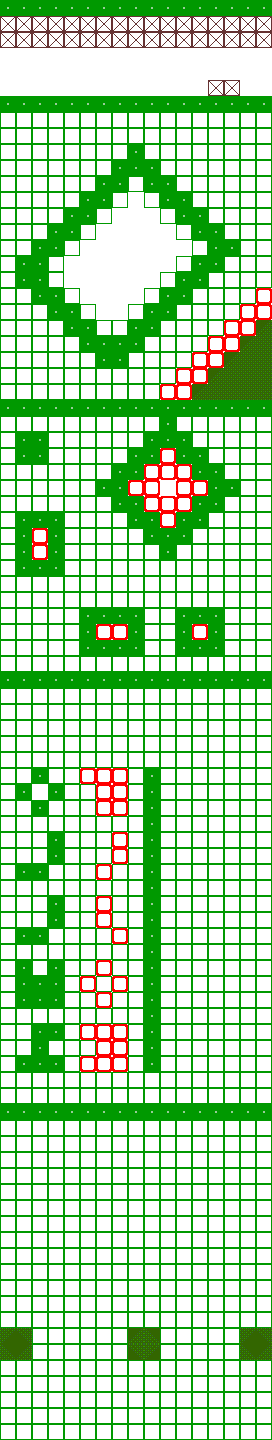

Tiled map render using the project's own tile images. Description and the whole map definition, tile-layer contents included, below:
An orthogonal 17x90 tile map with 16x16 px tiles, 1 tile layer (Tile Layer 1).

<map version="1.10" tiledversion="1.11.2" orientation="orthogonal" renderorder="right-down" width="17" height="90" tilewidth="16" tileheight="16" infinite="0" nextlayerid="2" nextobjectid="1">
 <editorsettings>
  <export target="map.tmj" format="json" />
 </editorsettings>
 <tileset firstgid="1" source="tiles.tsx" />
 <layer id="1" name="Tile Layer 1" width="17" height="90">
  <data encoding="csv">
3,3,3,3,3,3,3,3,3,3,3,3,3,3,3,3,3,
4,4,4,4,4,4,4,4,4,4,4,4,4,4,4,4,4,
4,4,4,4,4,4,4,4,4,4,4,4,4,4,4,4,4,
1,1,1,1,1,1,1,1,1,1,1,1,1,1,1,1,1,
1,1,1,1,1,1,1,1,1,1,1,1,1,1,1,1,1,
1,1,1,1,1,1,1,1,1,1,1,1,1,4,4,1,1,
3,3,3,3,3,3,3,3,3,3,3,3,3,3,3,3,3,
2,2,2,2,2,2,2,2,2,2,2,2,2,2,2,2,2,
2,2,2,2,2,2,2,2,2,2,2,2,2,2,2,2,2,
2,2,2,2,2,2,2,2,3,2,2,2,2,2,2,2,2,
2,2,2,2,2,2,2,3,3,3,2,2,2,2,2,2,2,
2,2,2,2,2,2,3,3,2,3,3,2,2,2,2,2,2,
2,2,2,2,2,3,3,2,8,2,3,3,2,2,2,2,2,
2,2,2,2,3,3,2,8,1,8,2,3,3,2,2,2,2,
2,2,2,3,3,2,8,1,1,1,8,2,3,3,2,2,2,
2,2,3,3,2,8,1,1,1,1,1,8,2,3,3,2,2,
2,3,3,2,8,1,1,1,1,1,8,2,3,3,2,2,2,
2,3,3,2,8,1,1,1,1,8,2,3,3,2,2,2,2,
2,2,3,3,2,8,1,1,8,2,3,3,2,2,2,2,7,
2,2,2,3,3,2,8,8,2,3,3,2,2,2,2,7,7,
2,2,2,2,3,3,2,2,3,3,2,2,2,2,7,7,6,
2,2,2,2,2,3,3,3,3,2,2,2,2,7,7,6,5,
2,2,2,2,2,2,3,3,2,2,2,2,7,7,6,5,5,
2,2,2,2,2,2,2,2,2,2,2,7,7,6,5,5,5,
2,2,2,2,2,2,2,2,2,2,7,7,6,5,5,5,5,
3,3,3,3,3,3,3,3,3,3,3,3,3,3,3,3,3,
2,2,2,2,2,2,2,2,2,2,3,2,2,2,2,2,2,
2,3,3,2,2,2,2,2,2,3,3,3,2,2,2,2,2,
2,3,3,2,2,2,2,2,3,3,7,3,3,2,2,2,2,
2,2,2,2,2,2,2,3,3,7,7,7,3,3,2,2,2,
2,2,2,2,2,2,3,3,7,7,1,7,7,3,3,2,2,
2,2,2,2,2,2,2,3,3,7,7,7,3,3,2,2,2,
2,3,3,3,2,2,2,2,3,3,7,3,3,2,2,2,2,
2,3,7,3,2,2,2,2,2,3,3,3,2,2,2,2,2,
2,3,7,3,2,2,2,2,2,2,3,2,2,2,2,2,2,
2,3,3,3,2,2,2,2,2,2,2,2,2,2,2,2,2,
2,2,2,2,2,2,2,2,2,2,2,2,2,2,2,2,2,
2,2,2,2,2,2,2,2,2,2,2,2,2,2,2,2,2,
2,2,2,2,2,3,3,3,3,2,2,3,3,3,2,2,2,
2,2,2,2,2,3,7,7,3,2,2,3,7,3,2,2,2,
2,2,2,2,2,3,3,3,3,2,2,3,3,3,2,2,2,
2,2,2,2,2,2,2,2,2,2,2,2,2,2,2,2,2,
3,3,3,3,3,3,3,3,3,3,3,3,3,3,3,3,3,
2,2,2,2,2,2,2,2,2,2,2,2,2,2,2,2,2,
2,2,2,2,2,2,2,2,2,2,2,2,2,2,2,2,2,
2,2,2,2,2,2,2,2,2,2,2,2,2,2,2,2,2,
2,2,2,2,2,2,2,2,2,2,2,2,2,2,2,2,2,
2,2,2,2,2,2,2,2,2,2,2,2,2,2,2,2,2,
2,2,3,2,2,7,7,7,2,3,2,2,2,2,2,2,2,
2,3,1,3,2,2,7,7,2,3,2,2,2,2,2,2,2,
2,2,3,2,2,2,7,7,2,3,2,2,2,2,2,2,2,
2,2,2,2,2,2,2,2,2,3,2,2,2,2,2,2,2,
2,2,2,3,2,2,2,7,2,3,2,2,2,2,2,2,2,
2,2,2,3,2,2,2,7,2,3,2,2,2,2,2,2,2,
2,3,3,2,2,2,7,2,2,3,2,2,2,2,2,2,2,
2,2,2,2,2,2,2,2,2,3,2,2,2,2,2,2,2,
2,2,2,3,2,2,7,2,2,3,2,2,2,2,2,2,2,
2,2,2,3,2,2,7,2,2,3,2,2,2,2,2,2,2,
2,3,3,2,2,2,2,7,2,3,2,2,2,2,2,2,2,
2,2,2,2,2,2,2,2,2,3,2,2,2,2,2,2,2,
2,3,2,3,2,2,7,2,2,3,2,2,2,2,2,2,2,
2,3,3,3,2,7,2,7,2,3,2,2,2,2,2,2,2,
2,3,3,3,2,2,7,2,2,3,2,2,2,2,2,2,2,
2,2,2,2,2,2,2,2,2,3,2,2,2,2,2,2,2,
2,2,3,3,2,7,7,7,2,3,2,2,2,2,2,2,2,
2,2,3,2,2,2,7,7,2,3,2,2,2,2,2,2,2,
2,3,3,3,2,7,7,7,2,3,2,2,2,2,2,2,2,
2,2,2,2,2,2,2,2,2,2,2,2,2,2,2,2,2,
2,2,2,2,2,2,2,2,2,2,2,2,2,2,2,2,2,
3,3,3,3,3,3,3,3,3,3,3,3,3,3,3,3,3,
2,2,2,2,2,2,2,2,2,2,2,2,2,2,2,2,2,
2,2,2,2,2,2,2,2,2,2,2,2,2,2,2,2,2,
2,2,2,2,2,2,2,2,2,2,2,2,2,2,2,2,2,
2,2,2,2,2,2,2,2,2,2,2,2,2,2,2,2,2,
2,2,2,2,2,2,2,2,2,2,2,2,2,2,2,2,2,
2,2,2,2,2,2,2,2,2,2,2,2,2,2,2,2,2,
2,2,2,2,2,2,2,2,2,2,2,2,2,2,2,2,2,
2,2,2,2,2,2,2,2,2,2,2,2,2,2,2,2,2,
2,2,2,2,2,2,2,2,2,2,2,2,2,2,2,2,2,
2,2,2,2,2,2,2,2,2,2,2,2,2,2,2,2,2,
2,2,2,2,2,2,2,2,2,2,2,2,2,2,2,2,2,
2,2,2,2,2,2,2,2,2,2,2,2,2,2,2,2,2,
2,2,2,2,2,2,2,2,2,2,2,2,2,2,2,2,2,
3221225478,1073741830,2,2,2,2,2,2,6,2147483654,2,2,2,2,2,3221225478,1073741830,
2147483654,6,2,2,2,2,2,2,1073741830,3221225478,2,2,2,2,2,2147483654,6,
2,2,2,2,2,2,2,2,2,2,2,2,2,2,2,2,2,
2,2,2,2,2,2,2,2,2,2,2,2,2,2,2,2,2,
2,2,2,2,2,2,2,2,2,2,2,2,2,2,2,2,2,
2,2,2,2,2,2,2,2,2,2,2,2,2,2,2,2,2,
2,2,2,2,2,2,2,2,2,2,2,2,2,2,2,2,2
</data>
 </layer>
</map>